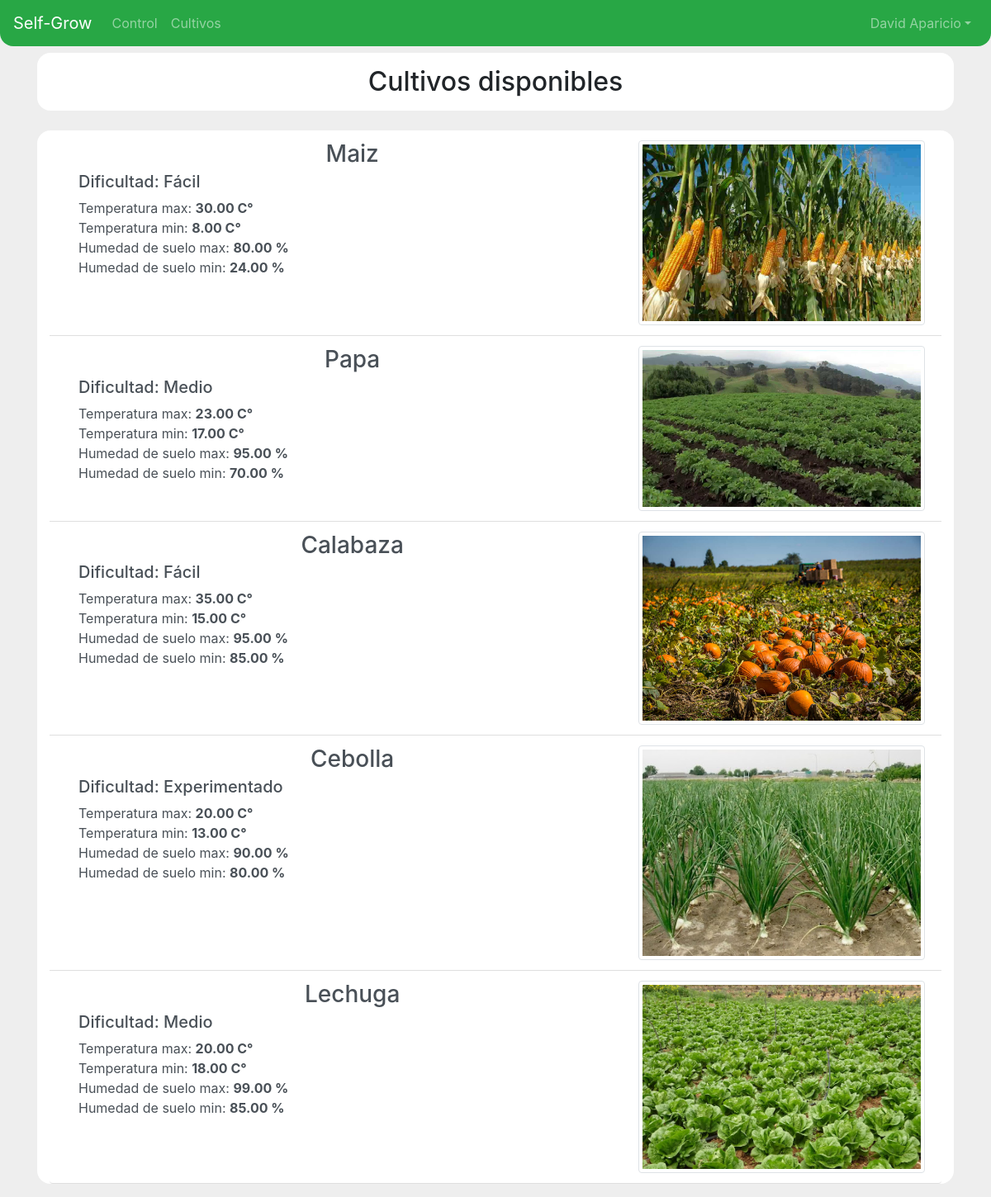
Screenshot of /cultivos/ (signed in) with the database file from the repository.
### usuarios/models.py (models this page shows, shortened)
class Usuario(AbstractUser):
    token = models.CharField(verbose_name='Token de conexión API Blynk', max_length=50)

### cultivos/models.py (models this page shows, shortened)
class Cultivo(models.Model):
    dificultades = (
        ('F', 'Fácil'),
        ('M', 'Medio'),
        ('E', 'Experimentado')
    )
    nombre = models.CharField(verbose_name='Nombre del cultivo', max_length=50)
    descripcion = models.TextField(verbose_name='Descripcion del cultivo', blank=True)
    foto = models.ImageField(verbose_name='Foto', upload_to='fotos_cultivos/', height_field=None, width_field=None, max_length=None)
    temp_max = models.DecimalField(verbose_name='Temperatura maxima del cultivo', max_digits=4, decimal_places=2)
    temp_min = models.DecimalField(verbose_name='Temperatura minima del cultivo', max_digits=4, decimal_places=2)
    hum_aire_max = models.DecimalField(verbose_name='Humedad del aire maxima', max_digits=4, decimal_places=2)
    hum_aire_min = models.DecimalField(verbose_name='Humedad del aire minima', max_digits=4, decimal_places=2)
    hum_suelo_max = models.DecimalField(verbose_name='Humedad del suelo maxima', max_digits=4, decimal_places=2)
    hum_suelo_min = models.DecimalField(verbose_name='Humedad del suelo minima', max_digits=4, decimal_places=2)
    tiempo_cosecha = models.IntegerField(verbose_name="Tiempo estimado de cosecha")
    recomendaciones_generales = models.TextField(verbose_name='Recomendaciones generales para el cultivo', blank=True)
    dificultad = models.CharField(verbose_name='Dificultad del cultivo', choices=dificultades, max_length=50)

### cultivos/views.py (the view)
# urls.py: path('cultivos/', CultivoListView.as_view(), name='listar_cultivos'),
class CultivoListView(ListView):
    model = Cultivo

### cultivos/templates/cultivos/cultivo_list.html
{% extends 'base.html' %}
{% load static %}
{% block style_content %}
    <link rel="stylesheet" href="{% static 'css/CultivoLista.css' %}">
    <link rel="stylesheet" href="{% static 'css/CultivoRegistro.css' %}">
{% endblock style_content %}
{% block content %}
    <section id="section-container">
        <div class="container">
            <div class="row fila">
                <div class="col-12 text-center pt-3 pb-2">
                    <h2>Cultivos disponibles</h2>
                </div>
            </div>
            <div class="row fila mt-4">
                <div class="col-12">
                    <div class="list-group">
                        {% for cultivo in  object_list%}
                            <a href="{% url 'cultivos:detalle_cultivo' pk=cultivo.pk %}" class="list-group-item list-group-item-action flex-column">
                                <div class="d-flex w-100 justify-content-between">
                                    <div class="col-8">
                                        <div class="row">
                                            <div class="col-12 text-center">
                                                <h3 class="mb-1">{{ cultivo.nombre }}</h3>
                                            </div>
                                        </div>
                                        <div class="row">
                                            <div class="col-6">
                                                <h5>Dificultad: {{ cultivo.get_dificultad_display }}</h5>
                                                <p>Temperatura max: <strong>{{ cultivo.temp_max }} C°</strong><br>
                                                   Temperatura min: <strong>{{ cultivo.temp_min }} C°</strong> <br>
                                                   Humedad de suelo max: <strong>{{ cultivo.hum_suelo_max }} %</strong> <br>
                                                   Humedad de suelo min: <strong>{{ cultivo.hum_suelo_min }} %</strong></p>
                                            </div>
                                        </div>
                                    </div>
                                    <div class="col4">
                                        <img src="{{ cultivo.foto.url }}" class="img-thumbnail" alt="Responsive image">
                                    </div>
                                </div>
                            </a>
                        {% endfor %}
                    </div>
                </div>
            </div>
        </div>
    </section>
{% endblock content %}

### templates/base.html (shortened to what this page needs)
<!DOCTYPE html>
<html lang="en">
	<head>
		{% load static %}
		<link rel="stylesheet" href="https://stackpath.bootstrapcdn.com/bootstrap/4.5.0/css/bootstrap.min.css">
		<link rel="stylesheet" href="{% static 'css/base.css' %}">
		{% block style_content %}
		{% endblock style_content %}
	</head>
	<body>
		<header id="header-container">
			<div class="container-fluid">
				<nav class="navbar navbar-expand-lg navbar-dark bg-success fixed-top">
					<a class="navbar-brand" href="">Self-Grow</a>
					<div class="collapse navbar-collapse justify-content-between" id="navbarNavDropdown">
						<ul class="navbar-nav">
							<li class="nav-item {{active_pacientes}}">
								<a class="nav-link" href="{% url 'cultivos:control' %}">Control</a>
							</li>
							<li class="nav-item {{active_historias}}">
								<a class="nav-link" href="{% url 'cultivos:listar_cultivos' %}"">Cultivos</a>
							</li>
						</ul>
						<ul class="navbar-nav">
							<li class="nav-item dropdown">
								<a class="nav-link dropdown-toggle" data-toggle="dropdown" href="#" role="button" aria-haspopup="true" aria-expanded="false">{{user.first_name}} {{user.last_name}}</a>
							</li>
						</ul>
					</div>
				</nav>
			</div>
		</header>
		{% block content %}
		{% endblock content %}
	</body>
</html>

### static/css/base.css (style rules this page uses)
* { font-size: 16px; }
body { background-color: #eee; }
nav { border-radius: 0 0 1em 1em; }
#header-container { margin-bottom: 4em; }

### cultivos/static/css/CultivoLista.css (style rules this page uses)
.fila { background-color: white; border-radius: 1em; margin: 1em 0; }
.list-group-item { border: none; border-bottom-color: rgba(0, 0, 0, 0.125); border-bottom-style: solid; border-bottom-width: 1px; }

### cultivos/static/css/CultivoRegistro.css (style rules this page uses)
#section-container { margin: 1em 0; }

### rows the page displays
Usuario: first_name "David", last_name "Aparicio"
Cultivo: nombre "Maiz", dificultad "Fácil", temp_max "30.00", temp_min "8.00", hum_suelo_max "80.00", hum_suelo_min "24.00", foto (picture)
Cultivo: nombre "Papa", dificultad "Medio", temp_max "23.00", temp_min "17.00", hum_suelo_max "95.00", hum_suelo_min "70.00", foto (placeholder picture)
Cultivo: nombre "Calabaza", dificultad "Fácil", temp_max "35.00", temp_min "15.00", hum_suelo_max "95.00", hum_suelo_min "85.00", foto (picture)
Cultivo: nombre "Cebolla", dificultad "Experimentado", temp_max "20.00", temp_min "13.00", hum_suelo_max "90.00", hum_suelo_min "80.00", foto (picture)
Cultivo: nombre "Lechuga", dificultad "Medio", temp_max "20.00", temp_min "18.00", hum_suelo_max "99.00", hum_suelo_min "85.00", foto (picture)
